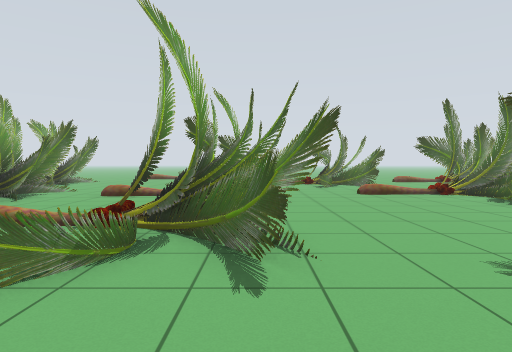
[1] (above)

24 first-person views from a walk through a Gazebo world. The camera is 0.94 m above the floor, tilts 2° down and sees 75° across. The floor is counted in squares, 1 m on a side. Each view is taken from the middle of a square. On the plan, view 1 faces up. The plan holds only what a view shows up to about 12 squares ahead; the rest is blank. The place goes on beyond the plan. Simple shapes stand in for some stock models.

[2]
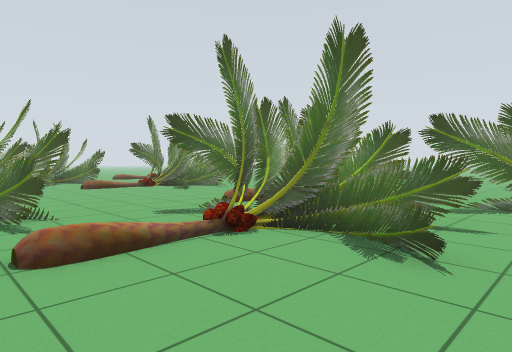

[3]
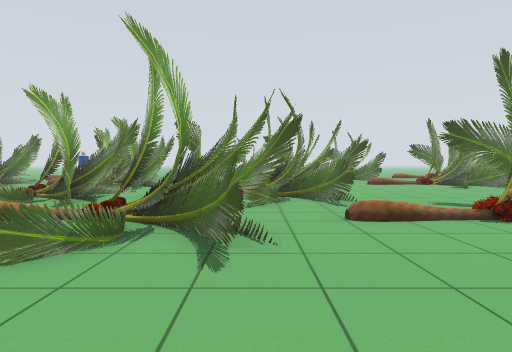

[4]
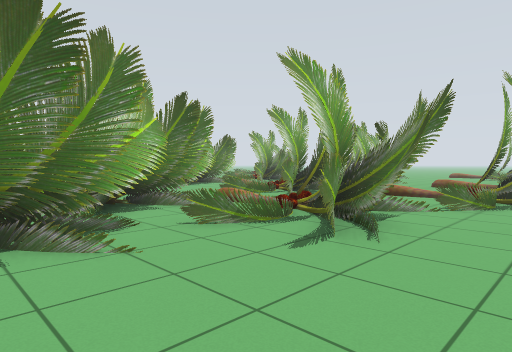

[5]
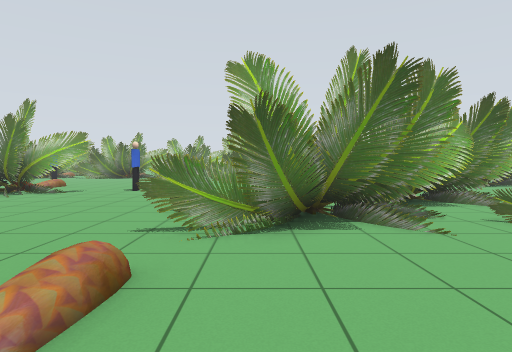

[6]
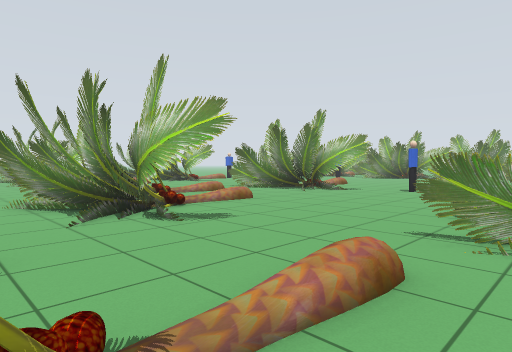

[7]
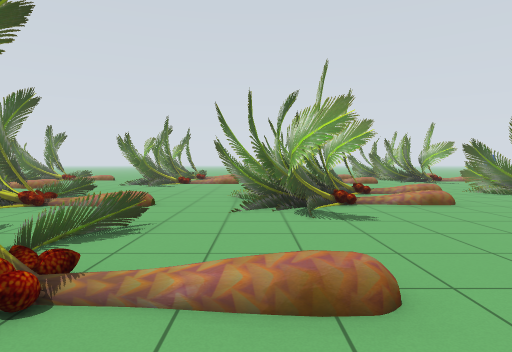

[8]
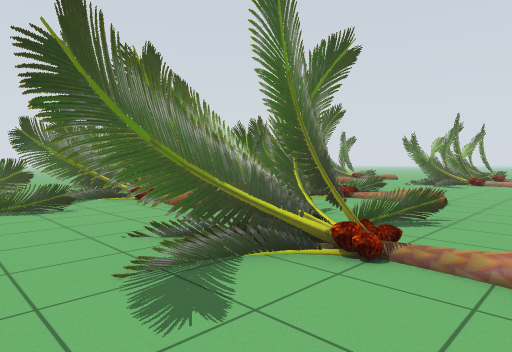

[9]
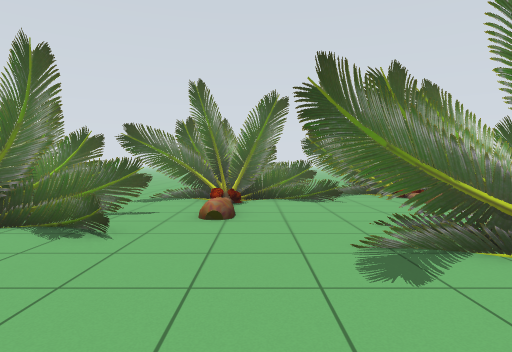

[10]
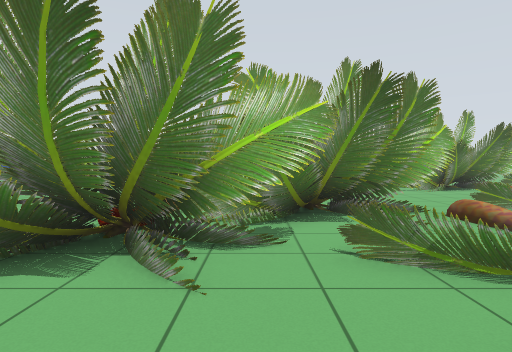

[11]
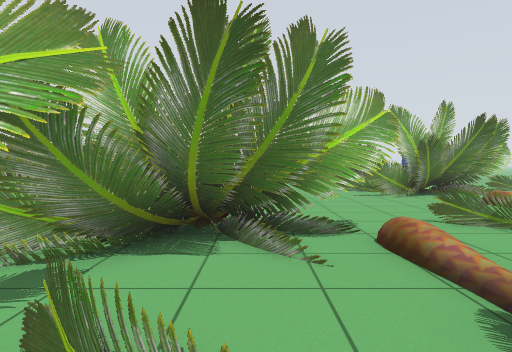

[12]
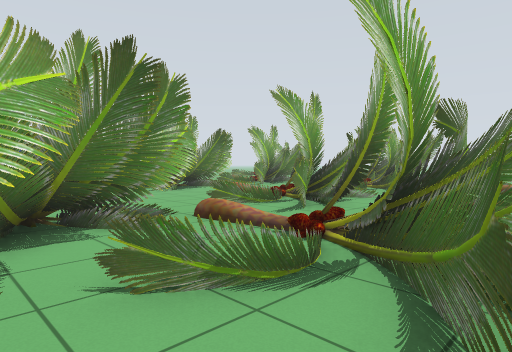

[13]
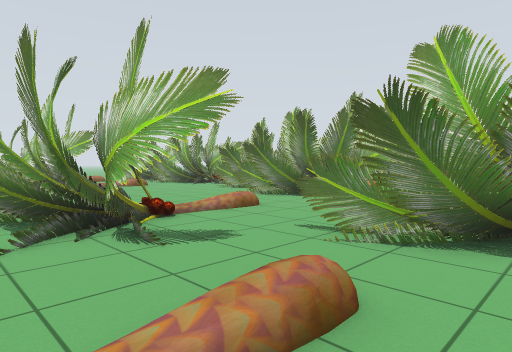

[14]
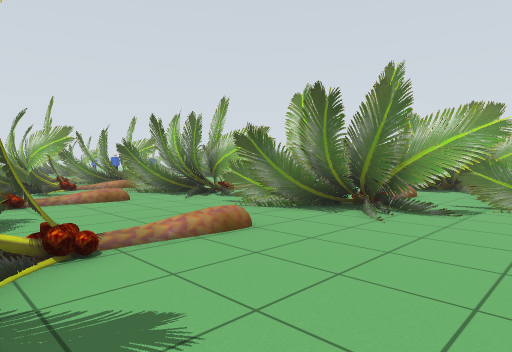

[15]
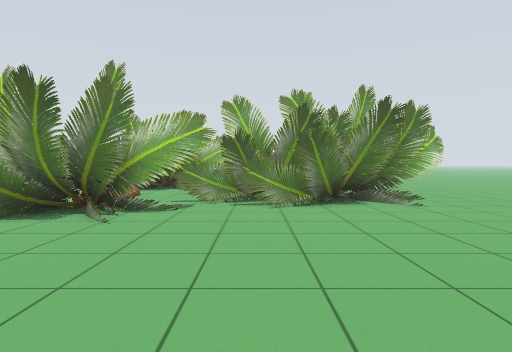

[16]
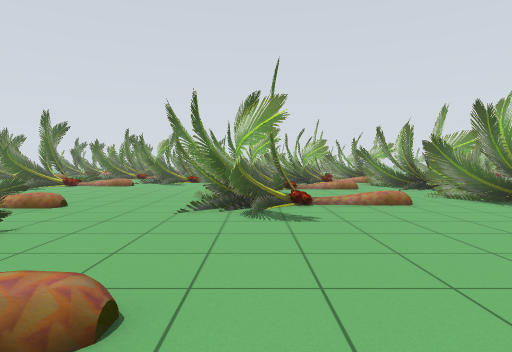

[17]
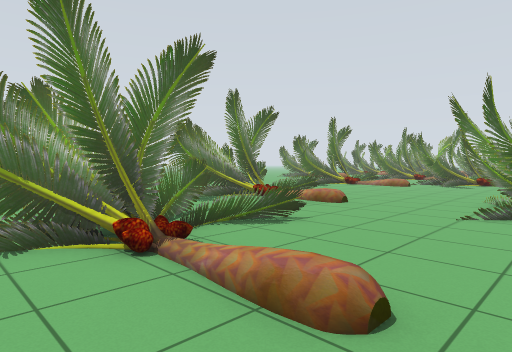

[18]
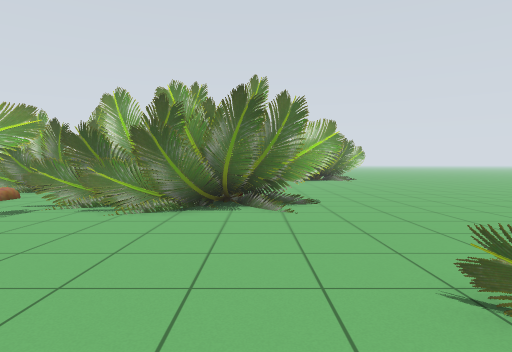

[19]
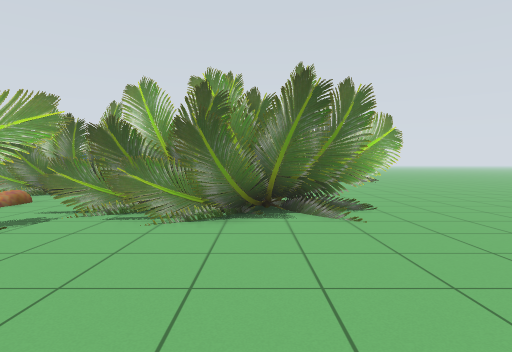

[20]
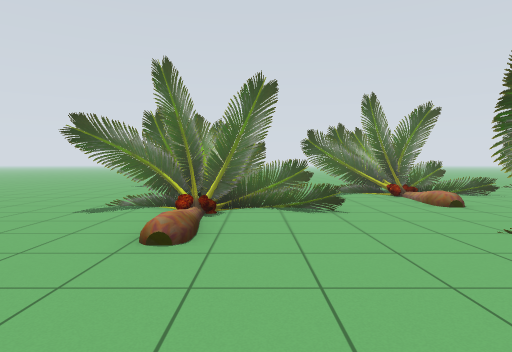

[21]
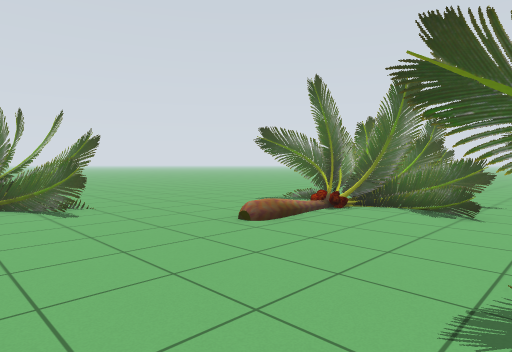

[22]
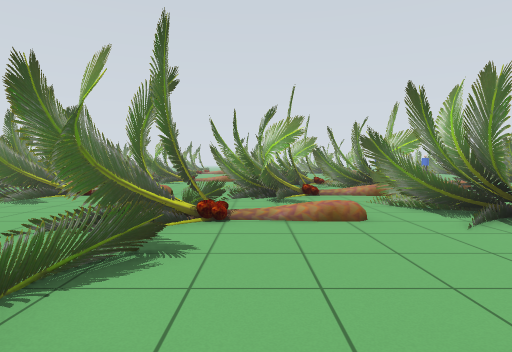

[23]
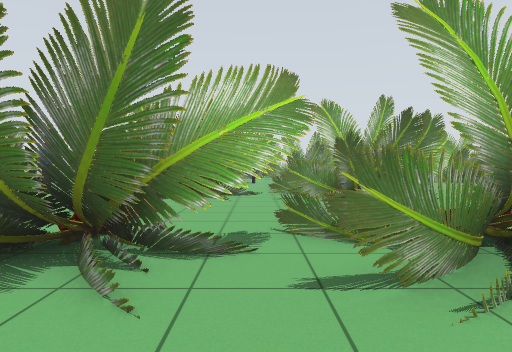

[24]
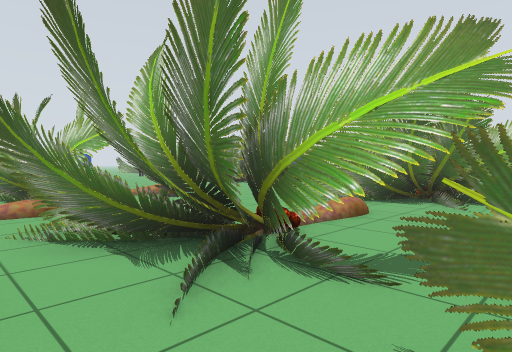

### Floor plan
Key: @ floor where view 1 was taken; . main floor; : floor 0.25 m higher than the main floor; / step, stairs or slope; T palm tree; P person.
Columns run from 15 left of view 1 to 7 right of it. Each row starts with its distance up from view 1.
 19  ....T.....T.T....T....
 18  ... TT............T...
 17    .TTTT..........TTT..
 16     TTTT.......TTTTTT..
 15     TTTT..........TTTT
 14      TTT..........T.T
 13 TT   TTT......T...T. .T
 12  TT.T.TTT.....TT......T
 11 TTT....TTT....TTT..T.TT
 10 TTT.T:TTTT.T/TTT......T
  9  TTT...TTT....TTT.....T
  8 TTT ...TTT...TTT ....T
  7 .TT...TTT....TTT.......
  6  TTT...TTT....TT.......
  5 TTT.TTTTTTTT.TTT......
  4  TTT...TTTTT..TTT.T.. T
  3 TTTT...TTTTTTT.TT.T.T T
  2 T.T....T.T.TTT....TTT
  1  ......TT.TTTT.T.TTTT T
  0   ......TTTTTT.@..TTT T
 -1     ...TTT.T.TT...TTT.T
 -2     T TTTTTT.T...TT.T.T
 -3        TTTTT.......T.TT
 -4        T.TTTT...T.....T
 -5        T  TTT....T....T
 -6          .TTT....TT..TT
 -7          TT.TT..TTT....
 -8       ...T..T...TTTTT.T
 -9      ...........TTTTT.T
-10     P........T..T.T.T.
-11     . .......TT.....TT
-12     .T.......TTT...TTT
-13      TT ..TTTTT..T.TTTT
-14     TTTT..  TTTT....TT
-15      TTT...TTTTT...TT
-16       TTTT TTTT......
-17        T    TTT.....
-18                 ..T
-19                    T
-20                    TT
-21                    TT
-22                     T

Positions as (right, up) in squares from view 1, and headings:
1: (0, 0), facing up
2: (-1, -3), facing up-right
3: (-2, -5), facing up
4: (0, -5), facing up-left
5: (1, -6), facing left
6: (1, -6), facing down-left
7: (-1, -5), facing down
8: (-1, -4), facing down-right
9: (-2, -4), facing right
10: (-1, -3), facing left
11: (-3, -1), facing left
12: (-2, -3), facing up-left
13: (7, -7), facing down-left
14: (-1, 14), facing down-left
15: (-1, 14), facing left
16: (-1, 18), facing down
17: (-1, 18), facing down-right
18: (-2, 17), facing left
19: (-3, 16), facing left
20: (-4, 15), facing right
21: (-4, 12), facing up-right
22: (-3, 11), facing down
23: (-4, 7), facing left
24: (-5, 8), facing down-left
